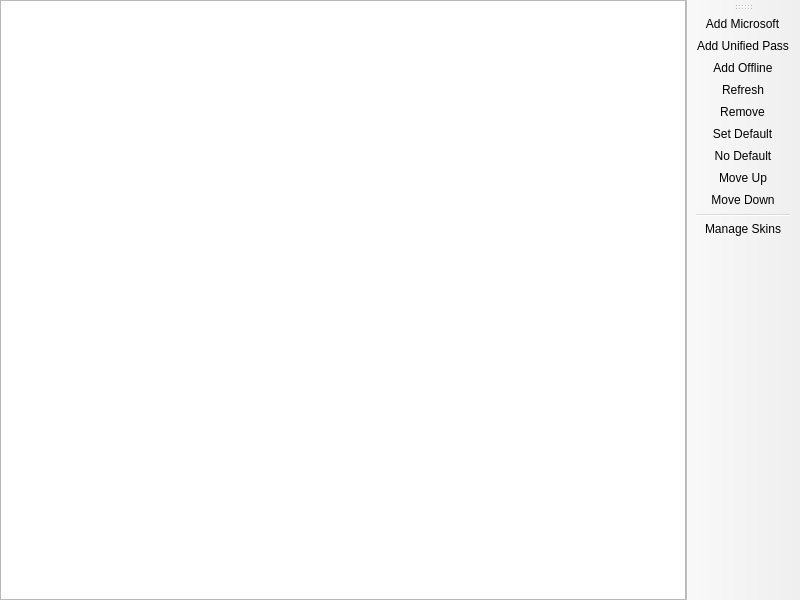
<?xml version="1.0" encoding="UTF-8"?>
<ui version="4.0">
 <class>AccountListPage</class>
 <widget class="QMainWindow" name="AccountListPage">
  <property name="geometry">
   <rect>
    <x>0</x>
    <y>0</y>
    <width>800</width>
    <height>600</height>
   </rect>
  </property>
  <widget class="QWidget" name="centralwidget">
   <layout class="QHBoxLayout" name="horizontalLayout">
    <property name="leftMargin">
     <number>0</number>
    </property>
    <property name="topMargin">
     <number>0</number>
    </property>
    <property name="rightMargin">
     <number>0</number>
    </property>
    <property name="bottomMargin">
     <number>0</number>
    </property>
    <item>
     <widget class="VersionListView" name="listView">
      <property name="alternatingRowColors">
       <bool>true</bool>
      </property>
      <property name="rootIsDecorated">
       <bool>false</bool>
      </property>
      <property name="itemsExpandable">
       <bool>false</bool>
      </property>
      <property name="allColumnsShowFocus">
       <bool>true</bool>
      </property>
      <attribute name="headerStretchLastSection">
       <bool>false</bool>
      </attribute>
     </widget>
    </item>
   </layout>
  </widget>
  <widget class="WideBar" name="toolBar">
   <attribute name="toolBarArea">
    <enum>RightToolBarArea</enum>
   </attribute>
   <attribute name="toolBarBreak">
    <bool>false</bool>
   </attribute>
   <addaction name="actionAddMicrosoft"/>
   <addaction name="actionAddUnifiedPass"/>
   <addaction name="actionAddOffline"/>
   <addaction name="actionRefresh"/>
   <addaction name="actionRemove"/>
   <addaction name="actionSetDefault"/>
   <addaction name="actionNoDefault"/>
   <addaction name="actionMoveUp"/>
   <addaction name="actionMoveDown"/>
   <addaction name="separator"/>
   <addaction name="actionManageSkins"/>
  </widget>
  <action name="actionSetDefault">
   <property name="text">
    <string>&amp;Set Default</string>
   </property>
  </action>
  <action name="actionNoDefault">
   <property name="checkable">
    <bool>true</bool>
   </property>
   <property name="text">
    <string>&amp;No Default</string>
   </property>
  </action>
  <action name="actionManageSkins">
   <property name="text">
    <string>&amp;Manage Skins</string>
   </property>
   <property name="toolTip">
    <string>Manage Skins</string>
   </property>
  </action>
  <action name="actionAddMicrosoft">
   <property name="text">
    <string>&amp;Add Microsoft</string>
   </property>
  </action>
  <action name="actionAddUnifiedPass">
   <property name="text">
    <string>Add &amp;Unified Pass</string>
   </property>
  </action>
  <action name="actionAddOffline">
   <property name="text">
    <string>Add &amp;Offline</string>
   </property>
  </action>
  <action name="actionRefresh">
   <property name="text">
    <string>&amp;Refresh</string>
   </property>
   <property name="toolTip">
    <string>Refresh the account tokens</string>
   </property>
  </action>
  <action name="actionRemove">
   <property name="text">
    <string>Remo&amp;ve</string>
   </property>
  </action>
  <action name="actionMoveUp">
   <property name="text">
    <string>Move &amp;Up</string>
   </property>
  </action>
  <action name="actionMoveDown">
   <property name="text">
    <string>Move &amp;Down</string>
   </property>
  </action>
 </widget>
 <customwidgets>
  <customwidget>
   <class>VersionListView</class>
   <extends>QTreeView</extends>
   <header>ui/widgets/VersionListView.h</header>
  </customwidget>
  <customwidget>
   <class>WideBar</class>
   <extends>QToolBar</extends>
   <header>ui/widgets/WideBar.h</header>
  </customwidget>
 </customwidgets>
 <resources/>
 <connections/>
</ui>
